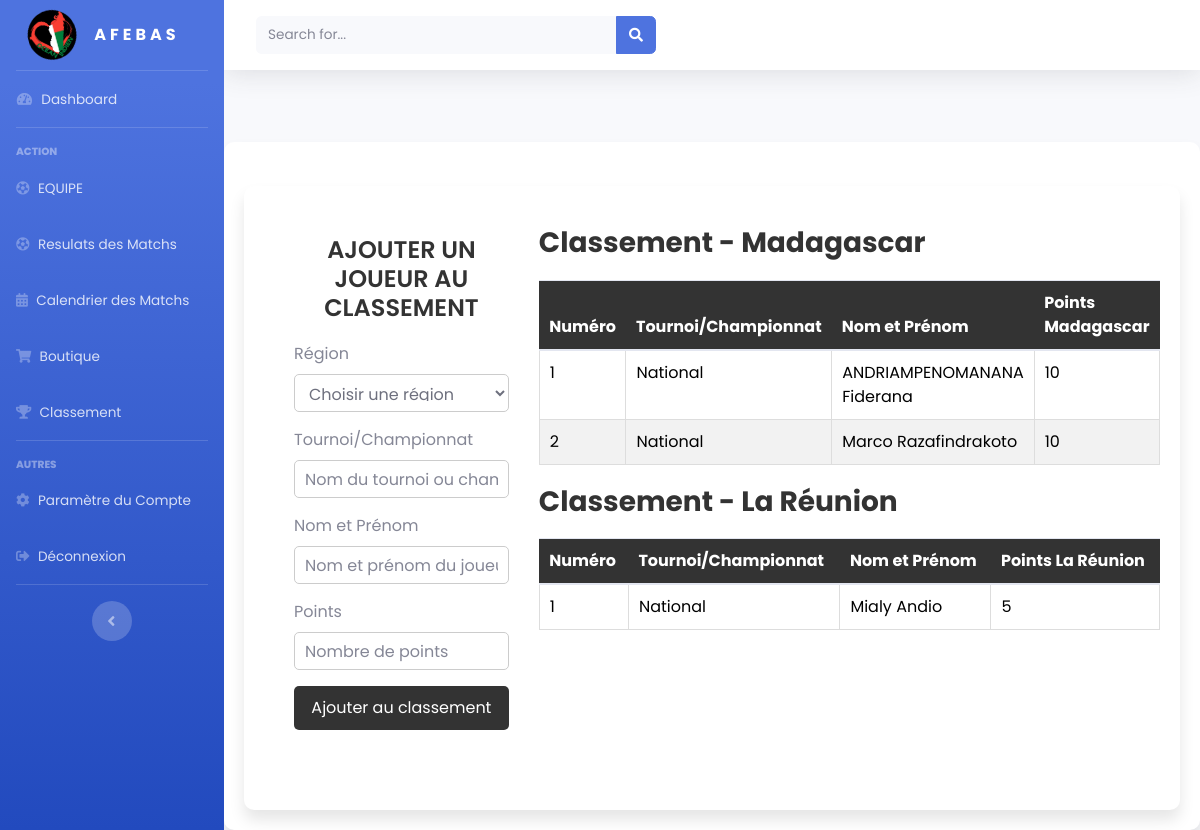
Before: /classement.php with the older database file.
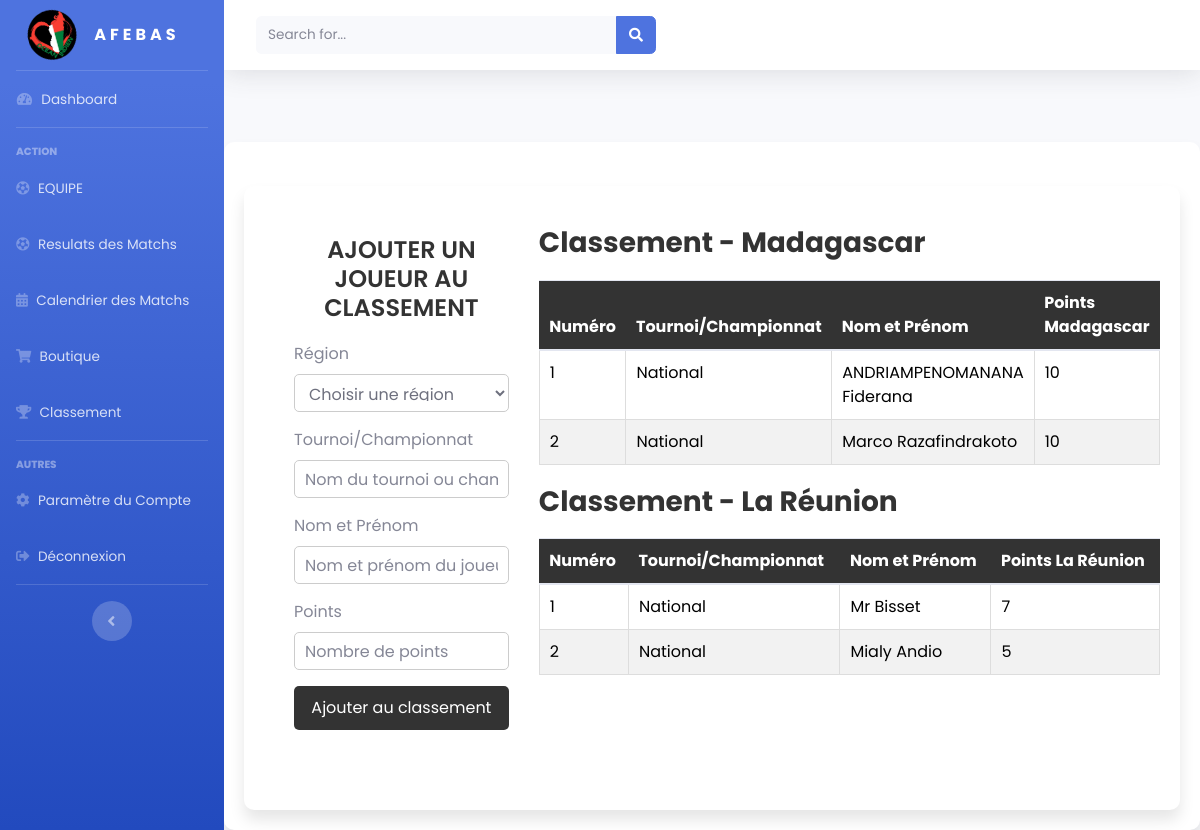
After: the same page with the newer database file.
### tables this page shows
CREATE TABLE `classement` (
  `id` int(11) NOT NULL,
  `region` varchar(50) NOT NULL,
  `tournoi` varchar(100) NOT NULL,
  `nom_prenom` varchar(100) NOT NULL,
  `points` int(11) NOT NULL
);

### server/trait-two-classement.php (called while the page is built)
<?php
require_once 'db.php';
$stmt_mada = $pdo->prepare("SELECT * FROM classement WHERE region = 'madagascar' ORDER BY points DESC LIMIT 5");
$stmt_mada->execute();
$classement_mada = $stmt_mada->fetchAll(PDO::FETCH_ASSOC);
$stmt_reunion = $pdo->prepare("SELECT * FROM classement WHERE region = 'la-reunion' ORDER BY points DESC LIMIT 5");
$stmt_reunion->execute();
$classement_reunion = $stmt_reunion->fetchAll(PDO::FETCH_ASSOC);

### classement.php (the view, shortened to what the changed rows need)
<?php
require_once 'server/trait-two-classement.php';
?>
<!DOCTYPE html>
<html lang="en">
<head>
    <link href="vendor/fontawesome-free/css/all.min.css" rel="stylesheet" type="text/css">
    <link rel="stylesheet" href="./asset/css/style2.css">
    <link rel="stylesheet" href="./asset/css/style3.css">
    <link rel="stylesheet" href="./asset/css/dash.css">
</head>
<body id="page-top">
    <div id="wrapper">
        <div id="content-wrapper" class="d-flex flex-column">
            <div id="content">
                <br> <br>
                <div class="container">
                    <div class="container mt-4">
                        <div class="form-container">
                            <h2>Ajouter un joueur au classement</h2>
                        </div>
                        <div class="classements-container">
                            <div class="classement-madagascar">
                                <table class="table">
                                    <thead>
                                        <tr>
                                            <th>Numéro</th>
                                            <th>Tournoi/Championnat</th>
                                            <th>Nom et Prénom</th>
                                            <th>Points Madagascar</th>
                                        </tr>
                                    </thead>
                                    <tbody>
                                        <?php
                                        foreach ($classement_mada as $index => $joueur) {
                                            if ($index < 5) {
                                                echo "<tr>
                                                <td>" . ($index + 1) . "</td>
                                                <td>" . $joueur['tournoi'] . "</td>
                                                <td>" . $joueur['nom_prenom'] . "</td>
                                                <td>" . $joueur['points'] . "</td>
                                                </tr>";
                                            }
                                        }
                                        ?>
                                    </tbody>
                                </table>
                            </div>
                            <div class="classement-reunion">
                                <table class="table">
                                    <thead>
                                        <tr>
                                            <th>Numéro</th>
                                            <th>Tournoi/Championnat</th>
                                            <th>Nom et Prénom</th>
                                            <th>Points La Réunion</th>
                                        </tr>
                                    </thead>
                                    <tbody>
                                        <?php
                                        foreach ($classement_reunion as $index => $joueur) {
                                            if ($index < 5) {
                                                echo "<tr>
                                <td>" . ($index + 1) . "</td>
                                <td>" . $joueur['tournoi'] . "</td>
                                <td>" . $joueur['nom_prenom'] . "</td>
                                <td>" . $joueur['points'] . "</td>
                            </tr>";
                                            }
                                        }
                                        ?>
                                    </tbody>
                                </table>
                            </div>
                        </div>
                    </div>
                </div>
            </div>
        </div>
    </div>
</body>
</html>

Changed rows visible on the page:
added classement: tournoi "National", nom_prenom "Mr Bisset", points "7", shown under "Classement - La Réunion"
